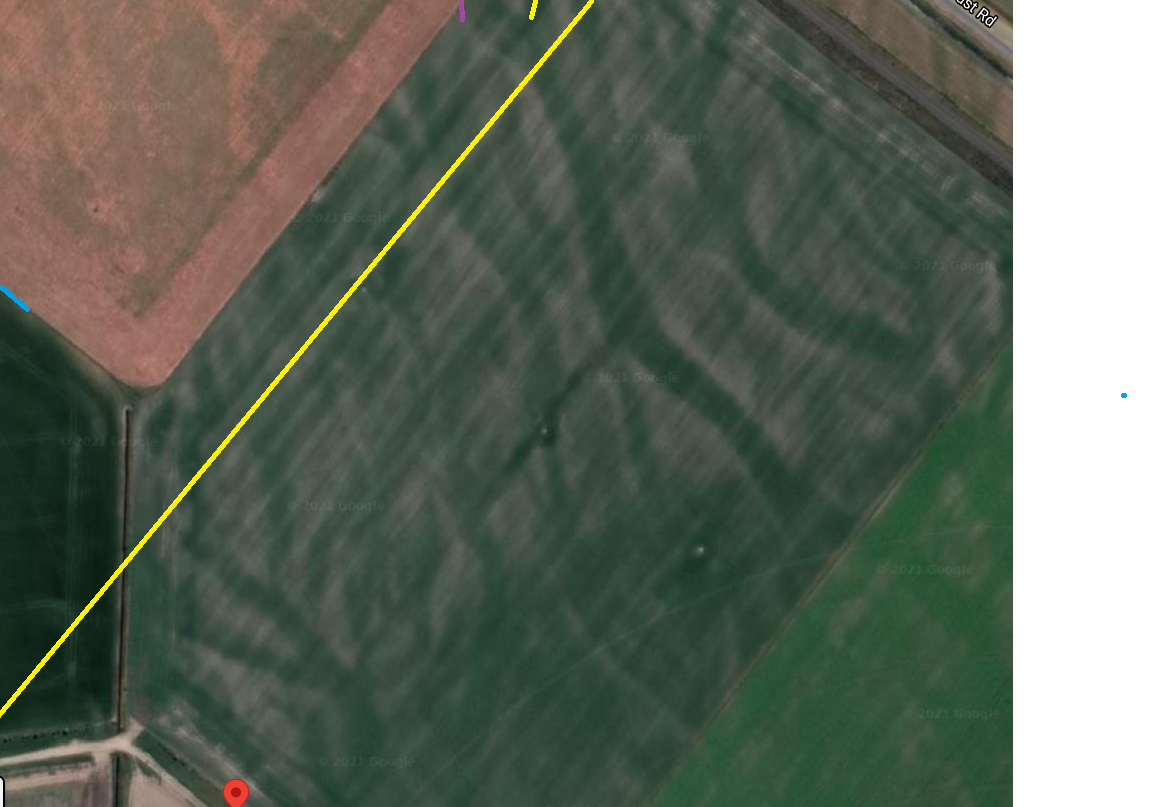
#> input picture Pathing - Dylan/GraphicsTest2points.png, 1152 x 807 px, found by its file name
$ python 'Pixel Testing.py'
#> lines starting #> are read from the running program, lines starting #| are printed output that depends on the picture
import cv2
import numpy as np


gameimage = cv2.imread(r"C:\Users\dylan\Desktop\Uni\400 Year\Robotic Irrigator\Pathing Python\GraphicsTest2points.png")
#> gameimage is the input picture: shape (807, 1152, 3); mean B, G, R 90, 103.4, 94.5
pixel = gameimage[0, 462] #Grabs the colour of the pixel at that location, 0,0 is top left of the display and you can see the pixels number in paint in the bottem left
#> pixel = [164, 73, 163]
print(pixel)
#| [164  73 163]

image = np.full((100, 100, 3), pixel, np.uint8)
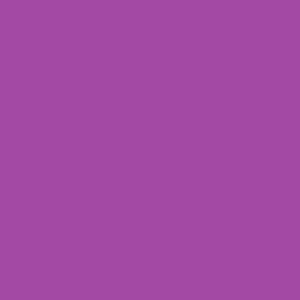
#> image: shape (100, 100, 3) (shown 3 times larger); mean of channels 0, 1, 2 164, 73, 163; drawn as B, G, R
cv2.imshow('Area', image)
cv2.waitKey(0)

#Yellow location 0, 561, - (y, x) - Yellow Value = [0, 242, 255]
#Blue Location 0, 293 - (y, x) - Blue Value = [232, 162, 0]
#Purple value = [164  73 163]
